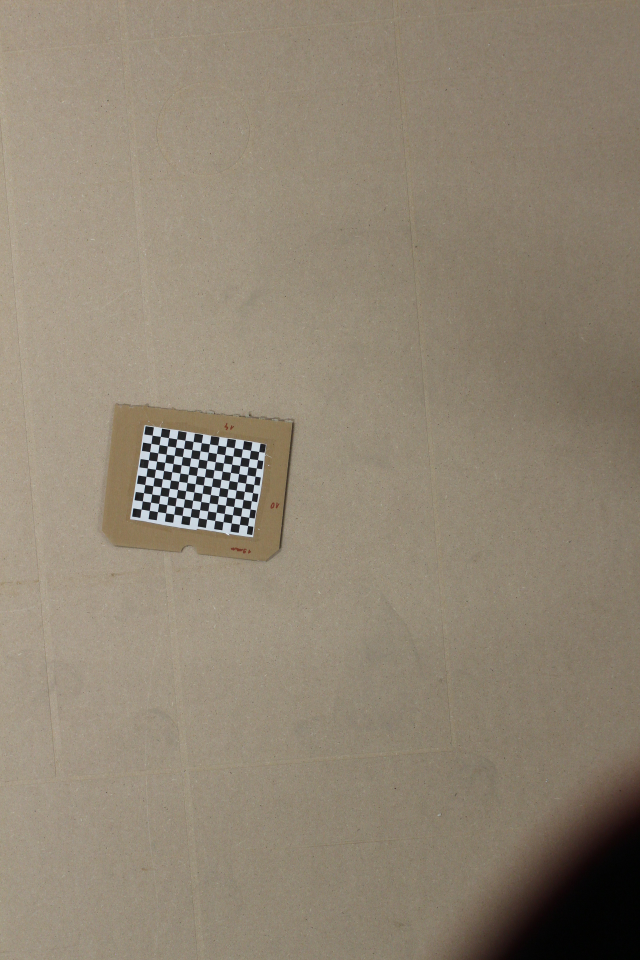
#> input picture data/png_19/img0.png, 1280 x 1920 px (shown at 1/2 size); its folder holds only this picture in this run
$ jupyter execute --allow-errors scanner.ipynb
#> lines starting #> are read from the running program, lines starting #| are printed output that depends on the picture; after the words box and inside, x2 and y2 are one past the last pixel; in counts of white or black regions, pixels touching at a corner belong together; long printed decimals are rounded
[cell 1]
import cv2
import numpy as np
import matplotlib.pyplot as plt
import PIL as pl
from PIL import Image, ImageFilter
import ezdxf
from scipy.interpolate import interp1d
import glob
import pickle

[cell 2]
################ FIND CHESSBOARD CORNERS - OBJECT POINTS AND IMAGE POINTS #############################

chessboardSize = (14,10)#(13,9)
frameSize = (5184,3455)#(640,480)


# termination criteria
criteria = (cv2.TERM_CRITERIA_EPS + cv2.TERM_CRITERIA_MAX_ITER, 30, 0.001)


# prepare object points, like (0,0,0), (1,0,0), (2,0,0) ....,(6,5,0)
objp = np.zeros((chessboardSize[0] * chessboardSize[1], 3), np.float32)
objp[:,:2] = np.mgrid[0:chessboardSize[0],0:chessboardSize[1]].T.reshape(-1,2)

size_of_chessboard_squares_mm = 19
objp = objp * size_of_chessboard_squares_mm


# Arrays to store object points and image points from all the images.
objpoints = [] # 3d point in real world space
imgpoints = [] # 2d points in image plane.


images = glob.glob('../data/png_19/*.png')

for image in images:

    img = cv2.imread(image)
#> img is the input picture: shape (1920, 1280, 3); mean B, G, R 115.6, 132.9, 144.2
    gray = cv2.cvtColor(img, cv2.COLOR_BGR2GRAY)

    # Find the chess board corners
    ret, corners = cv2.findChessboardCorners(gray, chessboardSize, None)
#> ret = True; corners = 140 rows, first 8: [304.6, 870.7], [321.2, 873.3], [337.4, 875.8], [353.8, 878.4], [370.2, 880.8], [386.6, 883.5], [403, 885.7], [419.5, 888.3]

    # If found, add object points, image points (after refining them)
    if ret == True:

        objpoints.append(objp)
        corners2 = cv2.cornerSubPix(gray, corners, (11,11), (-1,-1), criteria)
#> corners2 = 140 rows, first 8: [304.7, 870.7], [321.1, 873.3], [337.5, 875.7], [353.8, 878.3], [370.3, 880.8], [386.6, 883.4], [403.1, 885.8], [419.4, 888.3]
        imgpoints.append(corners)

        # Draw and display the corners
        cv2.drawChessboardCorners(img, chessboardSize, corners2, ret)
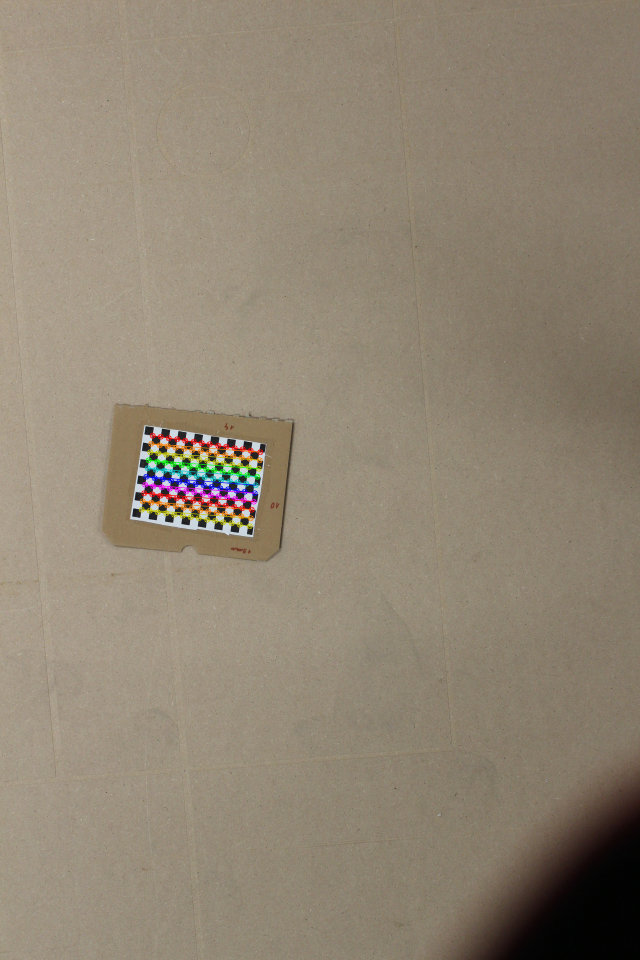
#> img: shape (1920, 1280, 3) (shown at 1/2 size); 0.88% of pixels changed, all inside (x1, y1, x2, y2) = (277, 865, 527, 1059)
        cv2.imshow('img', img)
        cv2.waitKey(1000)


cv2.destroyAllWindows()


############## CALIBRATION #######################################################

ret, cameraMatrix, dist, rvecs, tvecs = cv2.calibrateCamera(objpoints, imgpoints, frameSize, None, None)
#> ret = 0.734; cameraMatrix = [[11902.8, 0, 2633.9], [0, 14902.4, 1740.4], [0, 0, 1]]; dist = [[0.505, 6.06, -0.0823, -0.0231, -420.6]]; rvecs = ([-0.64, -0.0662, 0.0819],); tvecs = ([-2616.1, -740.3, 13722.6],)

print("camera calibration: ", ret)
#| camera calibration:  0.7342
print("\ncamera matrix: \n", cameraMatrix)
#| camera matrix:
#|  [[1.19028095e+04 0.00000000e+00 2.63390756e+03]
#|  [0.00000000e+00 1.49023572e+04 1.74044048e+03]
#|  [0.00000000e+00 0.00000000e+00 1.00000000e+00]]
print("\ndistortion parametrs: \n", dist)
#| distortion parametrs:
#|  [[ 5.04584847e-01  6.06267344e+00 -8.22657373e-02 -2.30680194e-02
#|   -4.20573215e+02]]
print("\nrotation vectors: \n", rvecs)
#| rotation vectors:
#|  (array([[-0.6402],
#|        [-0.0662],
#|        [ 0.08192]]),)
print("\ntranslation vector: \n", tvecs)
#| translation vector:
#|  (array([[-2616.117],
#|        [ -740.299],
#|        [13722.570]]),)

# Save the camera calibration result for later use (we won't worry about rvecs / tvecs)
pickle.dump((cameraMatrix, dist), open( "calibration.pkl", "wb" ))
pickle.dump(cameraMatrix, open( "cameraMatrix.pkl", "wb" ))
pickle.dump(dist, open( "dist.pkl", "wb" ))


############## UNDISTORTION #####################################################

img = cv2.imread('../data/img_for_calibration/test2.png')
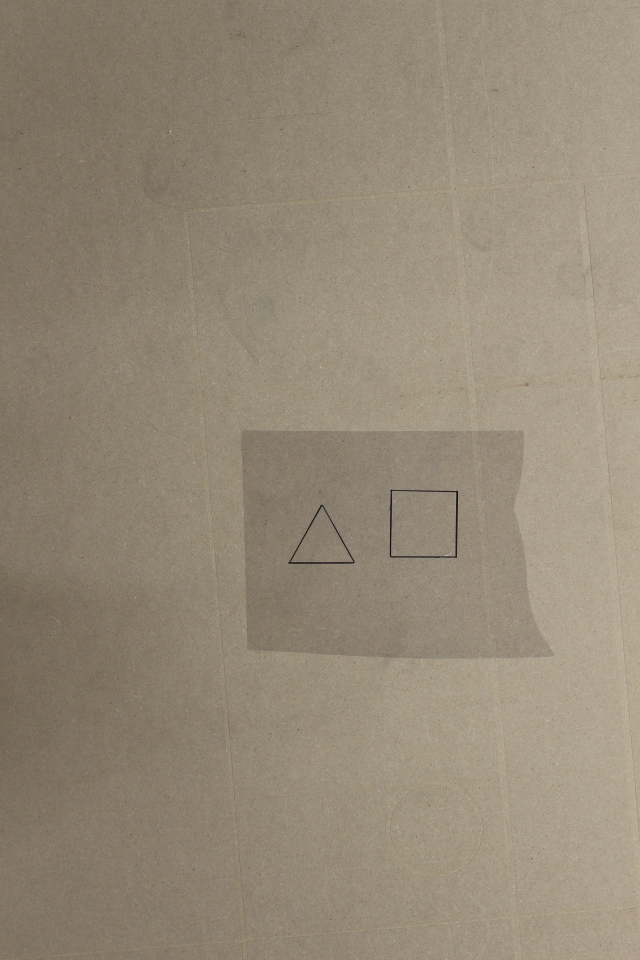
#> input picture data/img_for_calibration/test2.png, 1280 x 1920 px (shown at 1/2 size)
#> img is the input picture: shape (1920, 1280, 3); mean B, G, R 119, 137.4, 148.7
h,  w = img.shape[:2]
#> h = 1920; w = 1280
newCameraMatrix, roi = cv2.getOptimalNewCameraMatrix(cameraMatrix, dist, (w,h), 1, (w,h))
#> newCameraMatrix = [[11104.5, 0, 2496.4], [0, 14744.5, 1682.3], [0, 0, 1]]; roi = (65, 56, 1183, 1817)


# Undistort
dst = cv2.undistort(img, cameraMatrix, dist, None, newCameraMatrix)

# crop the image
x, y, w, h = roi
#> x = 65; y = 56; w = 1183; h = 1817
dst = dst[y:y+h, x:x+w]
#> dst: shape (1817, 1183, 3)
cv2.imwrite('../data/img_for_calibration/test2_calib_v1.png', dst)


# Undistort with Remapping
mapx, mapy = cv2.initUndistortRectifyMap(cameraMatrix, dist, None, newCameraMatrix, (w,h), 5)
dst = cv2.remap(img, mapx, mapy, cv2.INTER_LINEAR)

# crop the image
x, y, w, h = roi
dst = dst[y:y+h, x:x+w]
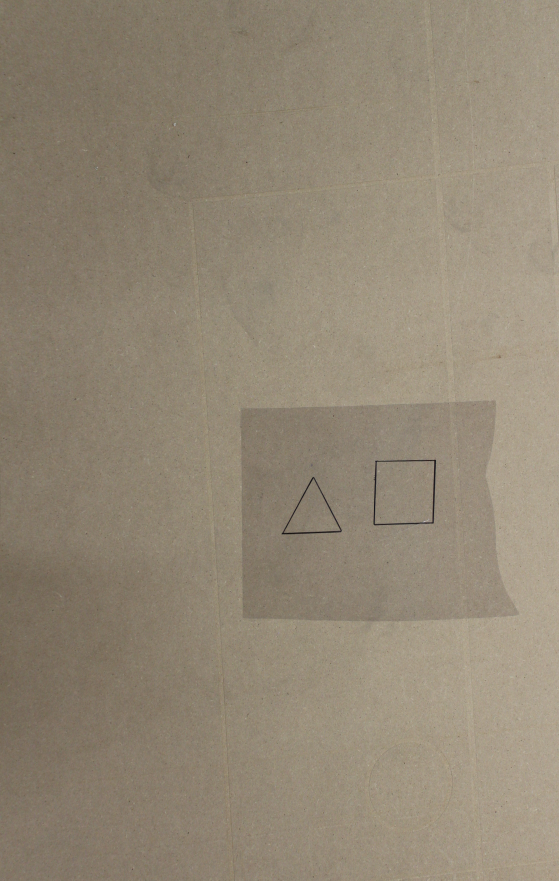
#> dst: shape (1761, 1118, 3) (shown at 1/2 size); mean B, G, R 116.8, 135, 146.2
cv2.imwrite('../data/img_for_calibration/test2_calib_v2.png', dst)


# Reprojection Error
mean_error = 0

for i in range(len(objpoints)):
    imgpoints2, _ = cv2.projectPoints(objpoints[i], rvecs[i], tvecs[i], cameraMatrix, dist)
    error = cv2.norm(imgpoints[i], imgpoints2, cv2.NORM_L2)/len(imgpoints2)
    mean_error += error
#> this loop made 1 pass
#> (error, mean_error) on pass 1: (0.0621, 0.0621)
#> after the loop, mean_error = 0.0621

print( "total error: {}".format(mean_error/len(objpoints)) )
#| total error: 0.06206

[cell 3]
#calculating calibration matrix
import numpy as np
def rot_x(angle):
    cosa = np.cos(angle)
    sina = np.sin(angle)
    return np.array([[1, 0, 0], [0, cosa, -sina], [0, sina, cosa]])

def rot_y(angle):
    cosa = np.cos(angle)
    sina = np.sin(angle)
    return np.array([[cosa, 0, sina], [0, 1, 0], [-sina, 0, cosa]])

def rot_z(angle):
    cosa = np.cos(angle)
    sina = np.sin(angle)
    return np.array([[cosa, -sina, 0], [sina, cosa, 0], [0, 0, 1]])

rot_x_1 = rot_x(0)
rot_y_1 = rot_y(0)
rot_z_1 = rot_z(0)

rot_1 = rot_x_1 * rot_y_1 * rot_z_1

trans_1 = np.array([[212], [0], [0]])

I3 = np.array([[1, 0, 0],
               [0, 1, 0],
               [0, 0, 1]])

K1 = np.array([[1.36812029e+04, 0.00000000e+00, 2.66351290e+03],
 [0.00000000e+00, 9.71941261e+03, 1.60272117e+03],
 [0.00000000e+00, 0.00000000e+00, 1.00000000e+00]])


P1 = np.dot(K1, np.dot(rot_1, np.hstack((I3, trans_1))))
cameraMatrix = P1
dist = [[ 3.58620205e+00, -4.77633812e+01,  6.69321996e-02,  1.35928716e-01,2.94972915e+02]]#[[-0.17793447, 0.22376621, 0.00098179, 0.00145806, -0.08411422]]

# [[1.36812029e+04 0.00000000e+00 2.66351290e+03]
#  [0.00000000e+00 9.71941261e+03 1.60272117e+03]
#  [0.00000000e+00 0.00000000e+00 1.00000000e+00]]
# [[ 3.58620205e+00 -4.77633812e+01  6.69321996e-02  1.35928716e-01
#    2.94972915e+02]]

[cell 4]
# # Uploda an image and undistorts it

# # Load the image
# img = cv2.imread("../data/test1.png")

# # Optimize camera matrix
# h,  w = img.shape[:2]
# newCameraMatrix, roi = cv2.getOptimalNewCameraMatrix(cameraMatrix, dist, (w,h), 1, (w,h))

# # Undistort
# dst = cv2.undistort(img, cameraMatrix, dist, None, newCameraMatrix)

# # crop the image
# x, y, w, h = roi
# dst = dst[y:y+h, x:x+w]
# cv2.imwrite('caliResult1.png', dst)

[cell 5]
"""
# For collored lines only (green)
# Convert img to HSV
hsv = cv2.cvtColor(img, cv2.COLOR_BGR2HSV)

# Define the range of green color in HSV
lower_green = np.array([40, 50, 50])
upper_green = np.array([90, 255, 255])

# Threshold the HSV image to get only green colors
mask = cv2.inRange(hsv, lower_green, upper_green)"""

# Images uploaded to program
#img = cv2.imread("../data/line_detection_test_calib.png")
# Calibrated images directly from camera calibration
#img = cv2.imread("C:/Users/janpe/Desktop/Projekti/line_scann/camera_calibration/img_for_calibration/test2_calib_v2.png")
img = cv2.imread("../data/img_for_calibration/test2_calib_v2.png")

# Img crop
print(img.shape)
#| (1761, 1118, 3)
img = img[500:1200, 100:1119] #[top_row:bottom_row,top_columns:bottom_columns]
#> img: shape (700, 1018, 3)
# My images have size (1884, 1219, 3)

scale_percent = 100 # percent of original size
width = int(img.shape[1] * scale_percent / 100)
#> width = 1018
height = int(img.shape[0] * scale_percent / 100)
#> height = 700
dim = (width, height)
#> dim = (1018, 700)

# Resize image
resized = cv2.resize(img, dim, interpolation = cv2.INTER_AREA)

# Img to grayscale
gray = cv2.cvtColor(resized, cv2.COLOR_BGR2GRAY)
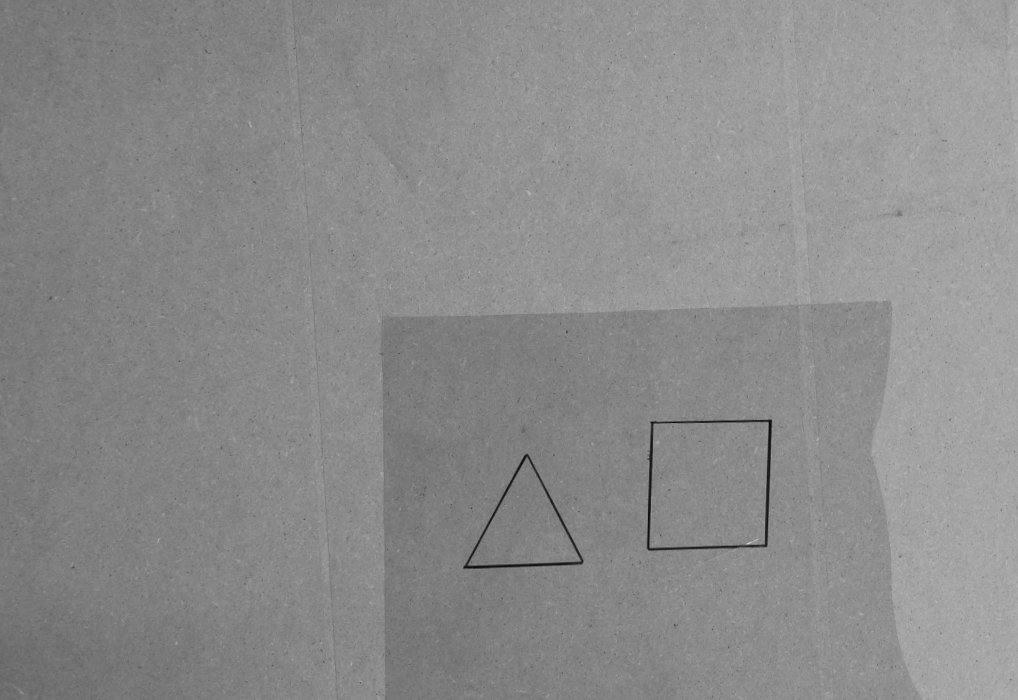
#> gray: shape (700, 1018); min 13, max 212, mean 139.3

# Threshold the image to get only the black lines
ret, thresh = cv2.threshold(gray, 0, 255, cv2.THRESH_BINARY_INV + cv2.THRESH_OTSU)
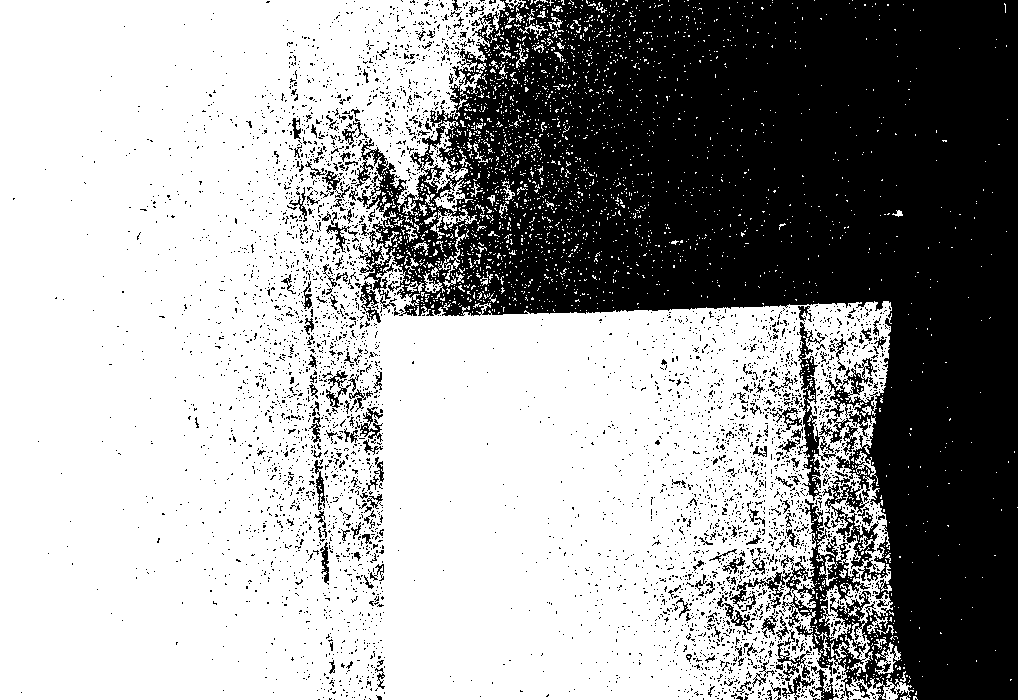
#> thresh: shape (700, 1018); 63.2% white; 4768 black regions (4554 under 20 px), largest, box (x1, y1, x2, y2) and area: (355, 0, 1018, 700) 234061, (798, 322, 836, 501) 1768, (360, 281, 381, 323) 321
#> ret = 142

(thresh, blackAndWhiteImage) = cv2.threshold(gray, 50, 90, cv2.THRESH_BINARY)
#> blackAndWhiteImage: shape (700, 1018); values 0 (black) and 90 (white), 99.8% white; black in thin lines or dots, all inside (x1, y1, x2, y2) = (464, 420, 772, 568)

blurred_mask = cv2.GaussianBlur(blackAndWhiteImage,  (3, 3), sigmaX=3)#zamenjaj thresh za mask ce zelis barvne crte
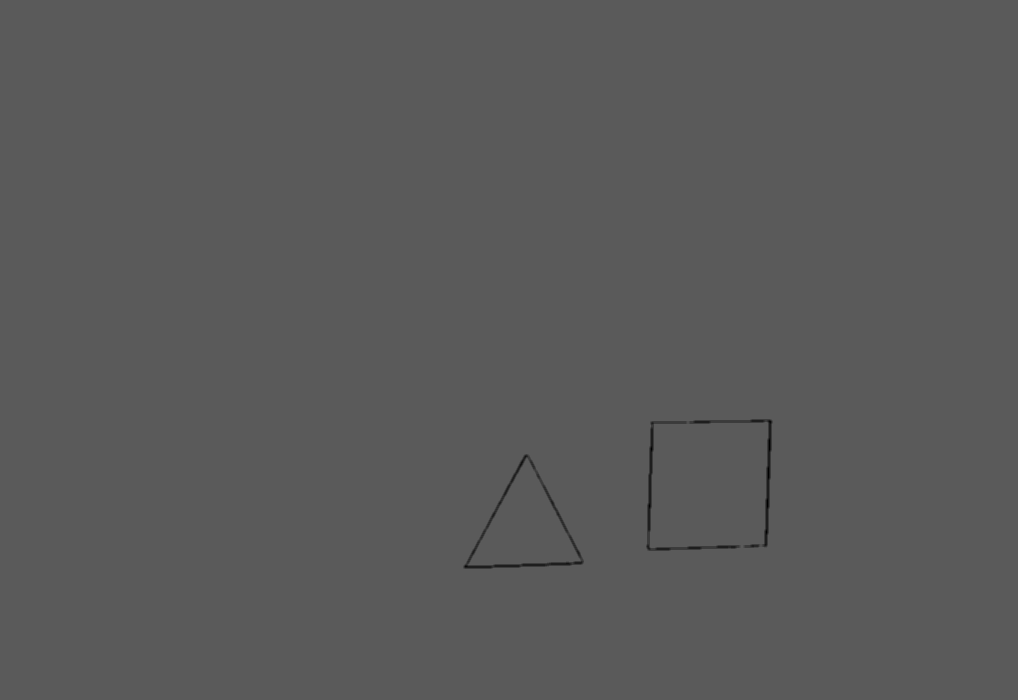
#> blurred_mask: shape (700, 1018); min 0, max 90, mean 89.8
# plt.subplot(121), plt.imshow(blackAndWhiteImage)
# plt.subplot(122), plt.imshow(blurred_mask)


# Canny edge detections
edges = cv2.Canny(blurred_mask, 10, 200)
#> edges: shape (700, 1018); 0.26% white in thin lines or dots, all inside (x1, y1, x2, y2) = (464, 419, 772, 569)

# Kernel for morphological operations
kernel = np.ones((9,9), np.uint8)

# Dilate the edges
dilated_edges = cv2.dilate(edges, kernel, iterations=1)
#> dilated_edges: shape (700, 1018); 1.5% white; 2 white regions, box (x1, y1, x2, y2) and area: (642, 415, 776, 555) 5791, (460, 450, 588, 573) 5022


# Erode the edges
# eroded_edges = cv2.erode(dilated_edges, kernel, iterations=1)
# erode_edges = cv2.erode(eroded_edges, kernel, iterations=1)

# Display the input and output images
plt.subplot(141), plt.imshow(cv2.cvtColor(img, cv2.COLOR_BGR2RGB)), plt.title('Input Image')
plt.subplot(142), plt.imshow(cv2.cvtColor(blurred_mask, cv2.COLOR_GRAY2RGB)), plt.title('blurred_mask')
plt.subplot(143), plt.imshow(cv2.cvtColor(edges, cv2.COLOR_BGR2RGB)), plt.title('edges')
plt.subplot(144), plt.imshow(cv2.cvtColor(dilated_edges, cv2.COLOR_BGR2RGB)), plt.title('dilated_edges')
plt.show()
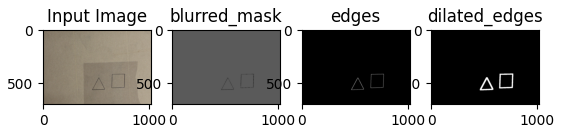
#> figure drawn by matplotlib, 4 panels

# Display the result
cv2.imwrite("..\data\edge_detection.png", dilated_edges)
cv2. destroyAllWindows()

[cell 6]
# Scale dxf to apropriat size
def scale_png(png_file, scale_factor):
    # Load the PNG image
#> called with png_file = '..\\data\\edge_detection.png', scale_factor = 0.702
    image = cv2.imread(png_file)

    # Img dimensons
    height, width, _ = image.shape
#> height = 700; width = 1018

    # Compute the new dimensions after scaling
    new_width = int(width * scale_factor_x)
#> new_width = 729
    new_height = int(height * scale_factor_y)
#> new_height = 491

    # Resize
    resized_image = cv2.resize(image, (new_width, new_height))

    scaled_png_file = png_file.replace(".png", "_scaled.png")
    cv2.imwrite(scaled_png_file, resized_image)

    return scaled_png_file

png_file = "..\\data\\edge_detection.png"
scale_factor_y = 0.701754386  # Scaling factor of 0.5 (50% reduction)
scale_factor_x = 0.717
scaled_png_file = scale_png(png_file, scale_factor_y)

[cell 7]
# Convert .png to dxf

image = cv2.imread("..\data\edge_detection_scaled.png", cv2.IMREAD_GRAYSCALE)
#> image: shape (491, 729); min 0, max 255, mean 3.9

# Grayscale
_, thresholded = cv2.threshold(image, 127, 255, cv2.THRESH_BINARY)
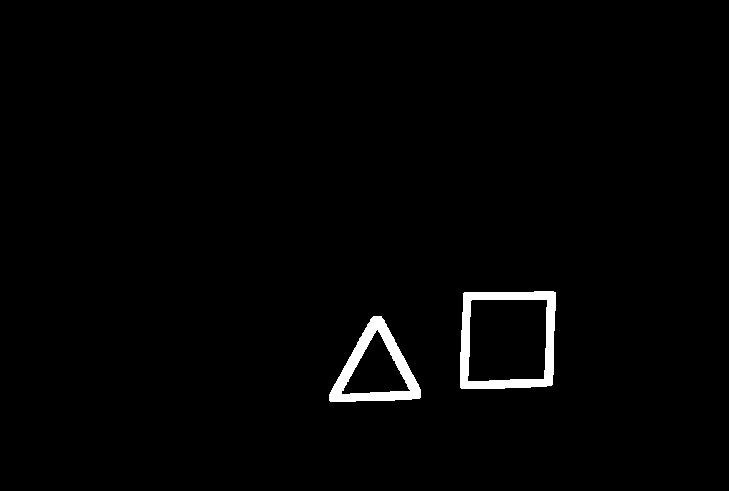
#> thresholded: shape (491, 729); 1.5% white; 2 white regions

# Finds contures
contours, _ = cv2.findContours(thresholded, cv2.RETR_EXTERNAL, cv2.CHAIN_APPROX_SIMPLE)
#> contours = 2 contours; box (x1, y1, x2, y2) and area: (460, 291, 556, 389) 8799, (329, 316, 421, 402) 4543

# DXF risba in dodaj sloj za konture
doc = ezdxf.new(dxfversion='R2010')
msp = doc.modelspace()

# draw contures
for contour in contours:
    points = np.squeeze(contour)
    msp.add_lwpolyline(points, format='xyseb')
#> this loop made 2 passes

doc.saveas("..\\data\\rezultat_calib.dxf")
